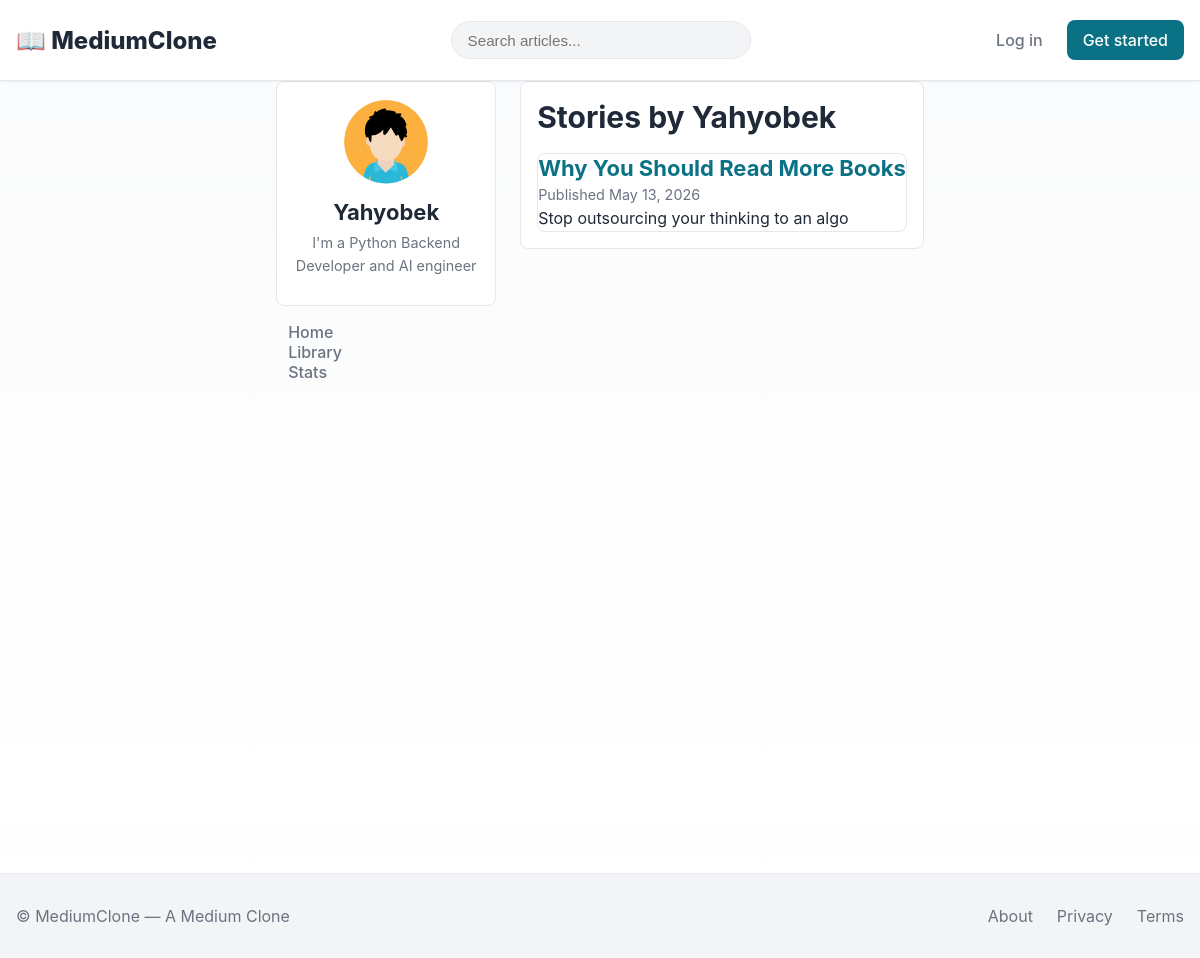
The page /accounts/profile/Yahyobek/ on the database as committed earlier.
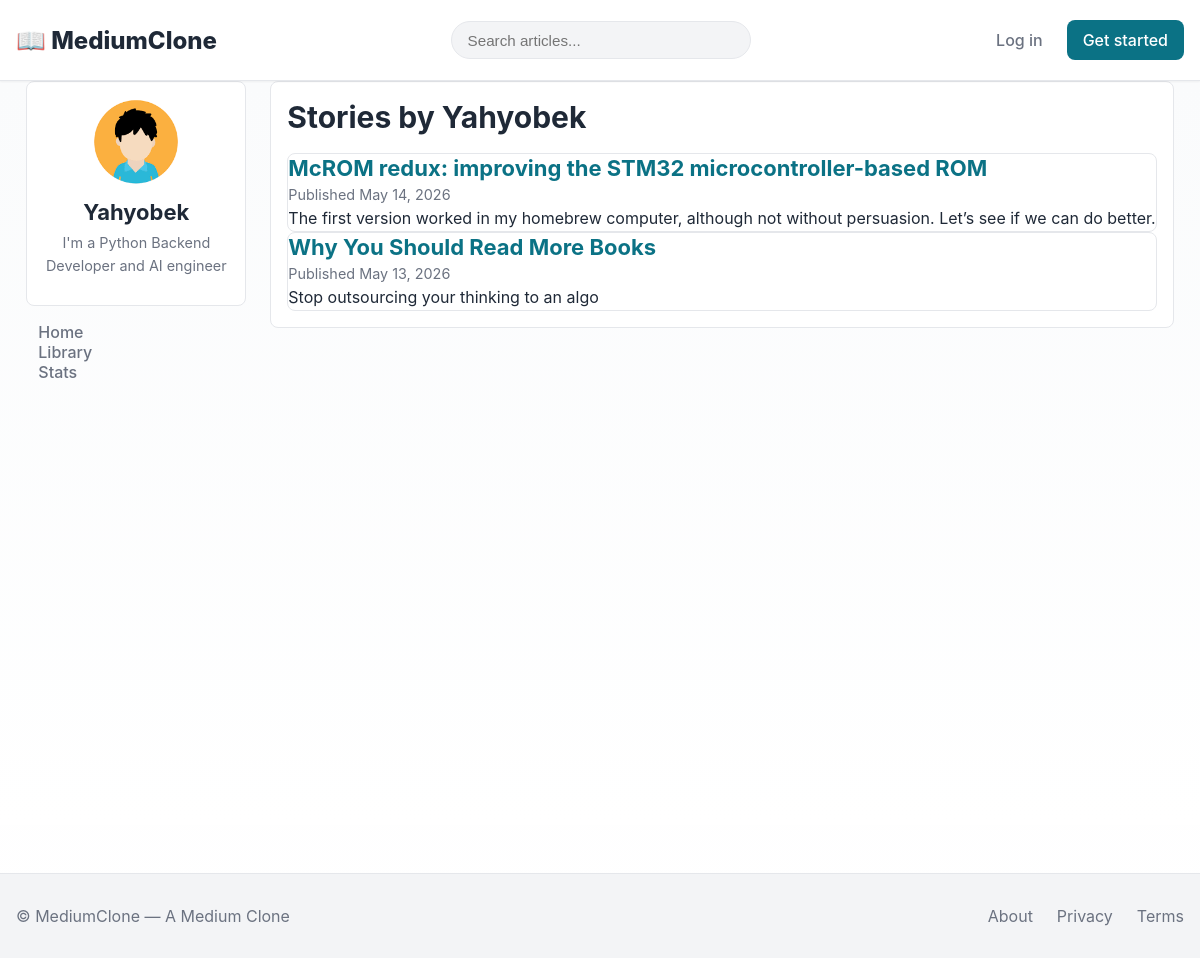
The same page on the database as committed later.
### articles/models.py (models this page shows, shortened)
class Article(models.Model):
    STATUS_CHOICES = (("draft", "Draft"), ("published", "Published"))
    author = models.ForeignKey(settings.AUTH_USER_MODEL, on_delete=models.CASCADE, related_name="articles")
    title = models.CharField(max_length=255)
    slug = models.SlugField(max_length=300, unique=True, blank=True)
    body = models.TextField()
    excerpt = models.TextField(blank=True)
    status = models.CharField(max_length=10, choices=STATUS_CHOICES, default="draft")
    tags = models.ManyToManyField(Tag, blank=True, related_name="articles")
    is_member_only = models.BooleanField(
        default=False,
        help_text="Only followers can read this article"
    )
    cover_image = models.ImageField(upload_to="article_covers/", blank=True, null=True)
    views_count = models.PositiveIntegerField(default=0)
    created_at = models.DateTimeField(auto_now_add=True)
    updated_at = models.DateTimeField(auto_now=True)
    published_at = models.DateTimeField(blank=True, null=True)
    class Meta:
        ordering = ["-published_at", "-created_at"]
        indexes = [models.Index(fields=["-published_at", "status"])]
    def get_absolute_url(self):
        return reverse("articles:detail", kwargs={"slug": self.slug})

### accounts/views.py (the view)
# urls.py: path("profile/<str:username>/", views.profile_view, name="profile"),
def profile_view(request, username):
    user_obj = get_object_or_404(CustomUser, username=username)
    published_articles = user_obj.articles.filter(status='published')
    is_following = False
    if request.user.is_authenticated and request.user != user_obj:
        is_following = UserFollowing.objects.filter(
            follower=request.user, following=user_obj
        ).exists()
    stats = {
        "articles_count": published_articles.count(),  # Faqat chop etilganlarini sanash uchun
        "followers_count": user_obj.followers.count(),
        "bookmarks_count": user_obj.bookmarks.count() if hasattr(user_obj, "bookmarks") else 0,
    }
    return render(request, "accounts/profile.html", {
        "profile_user": user_obj,
        "articles": published_articles,  # Yangi o'zgaruvchi
        "stats": stats,
        'is_following': is_following,
    })

### accounts/templates/accounts/profile.html (shortened to what this page needs)
{% extends "core/base.html" %}
{% block content %}
<div class="profile-page container" style="display:flex;gap:1.5rem">
  <aside class="profile-aside" style="width:220px">
    <div class="card" style="padding:1rem;text-align:center">
      {% if profile_user.avatar %}
        <img src="{{ profile_user.avatar.url }}" alt="{{ profile_user.username }}" style="width:88px;height:88px;border-radius:50%;object-fit:cover">
      {% else %}
        <div style="width:88px;height:88px;border-radius:50%;background:#e6f3f2;display:flex;align-items:center;justify-content:center;font-weight:700;color:#0b5f6b">{{ profile_user.username|slice:":1"|upper }}</div>
      {% endif %}
      <h3 style="margin:.5rem 0 0">{{ profile_user.username }}</h3>
      <p class="hint" style="margin:.25rem 0 0">{{ profile_user.bio }}</p>
    </div>
    <nav style="margin-top:1rem">
      <ul style="list-style:none;padding:0;margin:0">
        <li><a href="{% url 'core:home' %}" class="nav-link">Home</a></li>
        <li><a href="{% url 'interactions:library' %}" class="nav-link">Library</a></li>
        <li><a href="{% url 'stats:dashboard' %}" class="nav-link">Stats</a></li>
      </ul>
    </nav>
  </aside>
  <main style="flex:1">
    <div class="card" style="padding:1rem">
      <h2>Stories by {{ profile_user.username }}</h2>
      <div class="articles-grid" style="margin-top:1rem">
        {% for a in articles %}
          <article class="card">
            <h3><a href="{{ a.get_absolute_url }}">{{ a.title }}</a></h3>
            <p class="meta">Published {{ a.published_at|date:"M j, Y" }}</p>
            <p>{{ a.excerpt|default:a.body|truncatewords:30 }}</p>
          </article>
        {% empty %}
          <p>No published stories yet.</p>
        {% endfor %}
      </div>
    </div>
  </main>
</div>
{% endblock %}

Rows that differ between the two databases and show on the page:
added Article: title "McROM redux: improving the STM32 microcontroller-based ROM", published_at "May 14, 2026", excerpt "The first version worked in my homebrew computer, although not without persuasion. Let’s see if we can do better."
